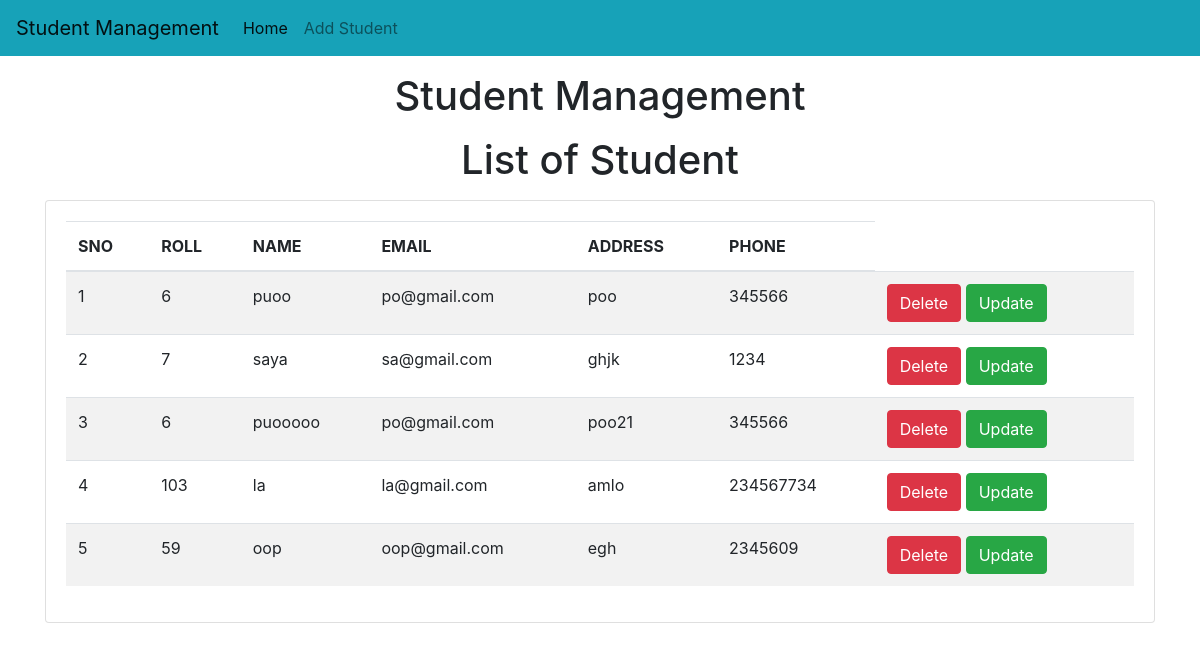
/std/, run on the app's committed database.
### std/models.py (models this page shows)
class Stusdent(models.Model):
    roll = models.CharField(max_length=100)
    name= models.CharField(max_length=50)
    email=models.CharField(max_length=150)
    address=models.CharField(max_length=200)
    phone=models.CharField(max_length=10)

### std/views.py (the view)
# urls.py: path("" ,home),
def home(request):
    std=Stusdent.objects.all()
    return render(request,"std/home.html",{'std':std})

### templates/std/home.html (shortened to what this page needs)
<!doctype html>
<html lang="en">
  <head>
    <link rel="stylesheet" href="https://cdn.jsdelivr.net/npm/bootstrap@4.0.0/dist/css/bootstrap.min.css">
  </head>
  <body>
    {% include 'std/navbar.html' %}
    <h1 class="text-center my-3">Student Management </h1>
    <h1 class="text-center my-3">List of Student</h1>
    <div class="container">
      <div class="row">
        <div class="col-md-12">
          <div class="card">
            <div class="card-body">
              <table class="table table-striped">
                <thead>
                  <tr>
                    <th>SNO</th>
                    <th>ROLL</th>
                    <th>NAME</th>
                    <th>EMAIL</th>
                    <th>ADDRESS</th>
                    <th>PHONE</th>
                  </tr>
                </thead>
                <tbody>
                  {% for s in std %}
                  <tr>
                    <td>{{forloop.counter}}</td>
                    <td>{{s.roll}}</td>
                    <td>{{s.name}}</td>
                    <td>{{s.email}}</td>
                    <td>{{s.address}}</td>
                    <td>{{s.phone}}</td>
                    <td>
                      <a href="/std/delete-std/{{s.id}}"class="btn btn-danger md-sm">Delete</a>
                      <a href="/std/update-std/{{s.id}}"class="btn btn-success md-sm">Update</a>
                    </td>
                  </tr>
                  {% endfor %}
                </tbody>
              </table>
            </div>
          </div>
        </div>
      </div>
    </div>
  </body>
</html>

### templates/std/navbar.html (shortened to what this page needs)
<nav class="navbar navbar-expand-lg navbar-light bg-info">
    <a class="navbar-brand" href="/std/home/">Student Management</a>
    <div class="collapse navbar-collapse" id="navbarSupportedContent">
      <ul class="navbar-nav mr-auto">
        <li class="nav-item active">
          <a class="nav-link" href="#">Home <span class="sr-only">(current)</span></a>
        </li>
        <li class="nav-item">
          <a class="nav-link" href="/std/add-std/">Add Student</a>
        </li>
    </div>
  </nav>

### data on the page
Stusdent: roll "6", name "puoo", email "po@gmail.com", address "poo", phone "345566"
Stusdent: roll "7", name "saya", email "sa@gmail.com", address "ghjk", phone "1234"
Stusdent: roll "6", name "puooooo", email "po@gmail.com", address "poo21", phone "345566"
Stusdent: roll "103", name "la", email "la@gmail.com", address "amlo", phone "234567734"
Stusdent: roll "59", name "oop", email "oop@gmail.com", address "egh", phone "2345609"
